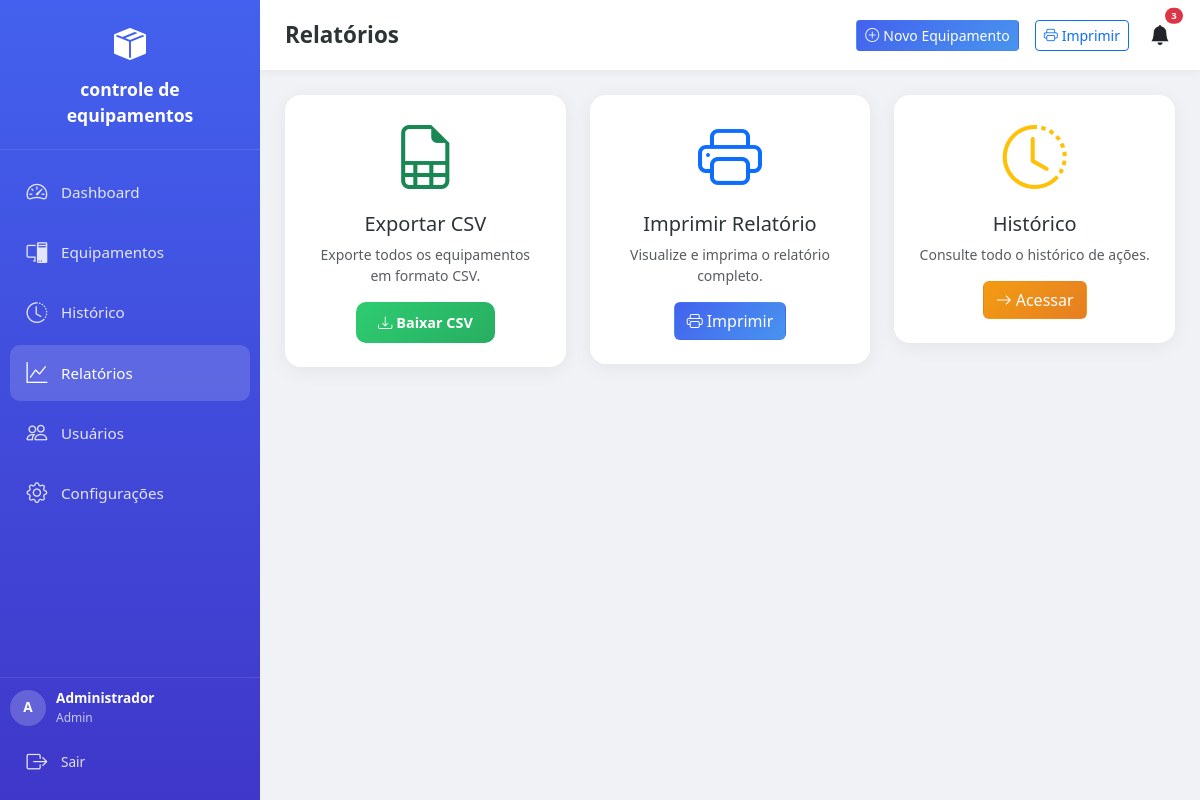
Page /relatorios (signed in) on the committed database.
### app/models/models.py (models this page shows, shortened)
class Configuracao(db.Model):
    __tablename__ = 'configuracoes'
    id = db.Column(db.Integer, primary_key=True)
    nome_empresa = db.Column(db.String(200), default='Controle de Patrimônio')
    logo = db.Column(db.String(200), nullable=True)
    dias_lembrete_manutencao = db.Column(db.String(50), default='30,15,7,1')
    tema = db.Column(db.String(20), default='claro')
    data_atualizacao = db.Column(db.DateTime, default=datetime.now, onupdate=datetime.now)

class Usuario(UserMixin, db.Model):
    __tablename__ = 'usuarios'
    id = db.Column(db.Integer, primary_key=True)
    nome = db.Column(db.String(100), nullable=False)
    username = db.Column(db.String(50), unique=True, nullable=False)
    email = db.Column(db.String(120), unique=True, nullable=False)
    password_hash = db.Column(db.String(256), nullable=False)
    is_admin = db.Column(db.Boolean, default=False)
    ativo = db.Column(db.Boolean, default=True)
    data_criacao = db.Column(db.DateTime, default=datetime.now)
    equipamentos = db.relationship('Equipamento', backref='usuario_cadastro', lazy=True)

### app/routes/main.py (the view)
@bp.route('/relatorios')
@login_required
def relatorios():
    config = Configuracao.query.first()
    return render_template('relatorios.html', config=config)

### app/__init__.py (called while the page is built)
def create_app():
    app = Flask(__name__)
    app.config.from_object(Config)
    db.init_app(app)
    login_manager.init_app(app)
    login_manager.login_view = 'auth.login'
    login_manager.login_message = 'Por favor, faça login para acessar esta página.'
    login_manager.login_message_category = 'warning'
    with app.app_context():
        from app.routes import auth, main, api, admin
        app.register_blueprint(auth.bp)
        app.register_blueprint(main.bp)
        app.register_blueprint(api.bp, url_prefix='/api')
        app.register_blueprint(admin.bp, url_prefix='/admin')
        db.create_all()
        criar_admin_padrao()
        criar_config_padrao()
    @app.context_processor
    def inject_date():
        from datetime import date
        return dict(date=date)
    return app

### app/routes/auth.py (called while the page is built)
@login_manager.user_loader
def load_user(user_id):
    return Usuario.query.get(int(user_id))

### app/templates/relatorios.html (shortened to what this page needs)
{% extends "base.html" %}
{% block page_title %}Relatórios{% endblock %}
{% block content %}
<div class="row g-3 g-lg-4">
    <div class="col-md-4">
        <div class="card-modern p-3 p-md-4 text-center">
            <i class="bi bi-file-earmark-spreadsheet display-3 text-success"></i>
            <h5 class="mt-3">Exportar CSV</h5>
            <p class="text-muted small">Exporte todos os equipamentos em formato CSV.</p>
            <a href="{{ url_for('main.exportar_csv') }}" class="btn btn-success-modern"><i class="bi bi-download me-1"></i>Baixar CSV</a>
        </div>
    </div>
    <div class="col-md-4">
        <div class="card-modern p-3 p-md-4 text-center">
            <i class="bi bi-printer display-3 text-primary"></i>
            <h5 class="mt-3">Imprimir Relatório</h5>
            <p class="text-muted small">Visualize e imprima o relatório completo.</p>
            <a href="{{ url_for('main.impressao') }}" target="_blank" class="btn btn-primary-modern"><i class="bi bi-printer me-1"></i>Imprimir</a>
        </div>
    </div>
    <div class="col-md-4">
        <div class="card-modern p-3 p-md-4 text-center">
            <i class="bi bi-clock-history display-3 text-warning"></i>
            <h5 class="mt-3">Histórico</h5>
            <p class="text-muted small">Consulte todo o histórico de ações.</p>
            <a href="{{ url_for('main.historico') }}" class="btn btn-warning-modern"><i class="bi bi-arrow-right me-1"></i>Acessar</a>
        </div>
    </div>
</div>
{% endblock %}

### app/templates/base.html (shortened to what this page needs)
<!DOCTYPE html>
<html lang="pt-BR" data-theme="{{ config.tema if config else 'claro' }}">
<head>
    <link href="https://cdn.jsdelivr.net/npm/bootstrap@5.3.2/dist/css/bootstrap.min.css" rel="stylesheet">
    <link rel="stylesheet" href="https://cdn.jsdelivr.net/npm/bootstrap-icons@1.11.1/font/bootstrap-icons.css">
    <link rel="stylesheet" href="/static/css/style.css">
</head>
<body>
    {% if current_user.is_authenticated %}
    <nav class="sidebar" id="sidebar">
        <div class="sidebar-header">
            <div class="logo-icon"><i class="bi bi-box-seam-fill"></i></div>
            <div class="logo-text">{{ config.nome_empresa if config else 'Patrimônio' }}</div>
        </div>
        <div class="sidebar-nav">
            <div class="nav-item">
                <a href="{{ url_for('main.dashboard') }}" class="nav-link {% if request.endpoint == 'main.dashboard' %}active{% endif %}">
                    <i class="bi bi-speedometer2"></i>
                    <span class="nav-text">Dashboard</span>
                </a>
            </div>
            <div class="nav-item">
                <a href="{{ url_for('main.equipamentos') }}" class="nav-link {% if request.endpoint.startswith('main.equipamento') %}active{% endif %}">
                    <i class="bi bi-pc-display"></i>
                    <span class="nav-text">Equipamentos</span>
                </a>
            </div>
            {% if current_user.is_admin %}
            <div class="nav-item">
                <a href="{{ url_for('main.historico') }}" class="nav-link {% if request.endpoint == 'main.historico' %}active{% endif %}">
                    <i class="bi bi-clock-history"></i>
                    <span class="nav-text">Histórico</span>
                </a>
            </div>
            {% endif %}
            <div class="nav-item">
                <a href="{{ url_for('main.relatorios') }}" class="nav-link {% if request.endpoint == 'main.relatorios' %}active{% endif %}">
                    <i class="bi bi-graph-up"></i>
                    <span class="nav-text">Relatórios</span>
                </a>
            </div>
            {% if current_user.is_admin %}
            <div class="nav-item">
                <a href="{{ url_for('admin.usuarios') }}" class="nav-link {% if request.endpoint.startswith('admin.') %}active{% endif %}">
                    <i class="bi bi-people"></i>
                    <span class="nav-text">Usuários</span>
                </a>
            </div>
            <div class="nav-item">
                <a href="{{ url_for('admin.configuracoes') }}" class="nav-link {% if request.endpoint == 'admin.configuracoes' %}active{% endif %}">
                    <i class="bi bi-gear"></i>
                    <span class="nav-text">Configurações</span>
                </a>
            </div>
            {% endif %}
        </div>
        <div class="sidebar-footer">
            <div class="user-info">
                <div class="user-avatar">{{ current_user.nome[0] }}</div>
                <div>
                    <div style="font-weight:600;">{{ current_user.nome }}</div>
                    <div style="opacity:0.7; font-size:0.75rem;">{{ 'Admin' if current_user.is_admin else 'Usuário' }}</div>
                </div>
            </div>
            <a href="{{ url_for('auth.logout') }}" class="nav-link mt-2" style="font-size:0.85rem;">
                <i class="bi bi-box-arrow-right"></i>
                <span class="nav-text">Sair</span>
            </a>
        </div>
    </nav>
    {% endif %}
    <div class="main-content">
        {% if current_user.is_authenticated %}
        <div class="topbar no-print">
            <h1 class="page-title">{% block page_title %}Dashboard{% endblock %}</h1>
            <div class="d-flex align-items-center gap-2 gap-md-3">
                <a href="{{ url_for('main.equipamento_novo') }}" class="btn btn-sm btn-primary-modern no-print d-none d-md-inline-flex">
                    <i class="bi bi-plus-circle me-1"></i> Novo Equipamento
                </a>
                <a href="{{ url_for('main.impressao') }}" target="_blank" class="btn btn-sm btn-outline-primary no-print d-none d-md-inline-flex">
                    <i class="bi bi-printer me-1"></i> Imprimir
                </a>
                <div class="dropdown no-print">
                    <button class="btn btn-link text-dark position-relative p-1" data-bs-toggle="dropdown">
                        <i class="bi bi-bell-fill fs-5"></i>
                        <span class="position-absolute top-0 start-100 translate-middle badge rounded-pill bg-danger" id="notifCount" style="font-size:0.6rem; display:none;">0</span>
                    </button>
                </div>
            </div>
        </div>
        {% endif %}
        <div class="content-area">
            {% block content %}{% endblock %}
        </div>
    </div>
</body>
</html>

### app/static/css/style.css (style rules this page uses)
.btn-success-modern { background: linear-gradient(135deg, #2ecc71, #27ae60); color: white; border: none; border-radius: 10px; padding: 10px 22px; font-weight: 600; font-size: 0.9rem; transition: all 0.2s; }
.card-modern { animation: slideUp 0.4s ease forwards; }

### app/templates/base.html (style rules this page uses)
:root { --primary: #4361ee; --primary-light: #4895ef; --secondary: #3f37c9; --success: #4cc9f0; --danger: #f72585; --warning: #f9c74f; --info: #90e0ef; --light: #f8f9fa; --dark: #212529; --bg-body: #f0f2f5; --bg-card: #ffffff; --text-main: #2d3436; --text-muted: #636e72; --border-color: #dfe6e9; --sidebar-width: 260px; --sidebar-collapsed: 70px; }
* { box-sizing: border-box; }
body { font-family: 'Segoe UI', system-ui, -apple-system, sans-serif; background: var(--bg-body); color: var(--text-main); min-height: 100vh; overflow-x: hidden; -webkit-text-size-adjust: 100%; }
.sidebar { position: fixed; top: 0; left: 0; width: var(--sidebar-width); height: 100vh; background: linear-gradient(180deg, var(--primary) 0%, var(--secondary) 100%); color: white; z-index: 1000; transition: all 0.3s ease; display: flex; flex-direction: column; overflow-y: auto; -webkit-overflow-scrolling: touch; }
.sidebar-header { padding: 20px; text-align: center; border-bottom: 1px solid rgba(255,255,255,0.1); }
.logo-icon { font-size: 2rem; color: white; }
.logo-text { font-size: 1.1rem; font-weight: 700; margin-top: 8px; }
.sidebar-nav { flex: 1; padding: 15px 10px; }
.nav-item { margin-bottom: 5px; }
.nav-link { display: flex; align-items: center; padding: 12px 15px; color: rgba(255,255,255,0.85); text-decoration: none; border-radius: 10px; transition: all 0.2s; font-size: 0.95rem; }
.nav-link:hover, .nav-link.active { background: rgba(255,255,255,0.15); color: white; }
.nav-link i { font-size: 1.3rem; margin-right: 12px; min-width: 24px; text-align: center; }
.sidebar-footer { padding: 10px; border-top: 1px solid rgba(255,255,255,0.1); }
.user-info { display: flex; align-items: center; gap: 10px; font-size: 0.85rem; }
.user-avatar { width: 36px; height: 36px; border-radius: 50%; background: rgba(255,255,255,0.2); display: flex; align-items: center; justify-content: center; font-weight: bold; flex-shrink: 0; }
.main-content { margin-left: var(--sidebar-width); min-height: 100vh; transition: margin-left 0.3s ease; padding-bottom: 80px; }
.topbar { background: var(--bg-card); padding: 15px 25px; display: flex; align-items: center; justify-content: space-between; box-shadow: 0 2px 10px rgba(0,0,0,0.05); position: sticky; top: 0; z-index: 100; gap: 10px; }
.page-title { font-size: 1.4rem; font-weight: 700; color: var(--text-main); margin: 0; white-space: nowrap; overflow: hidden; text-overflow: ellipsis; }
.content-area { padding: 25px; }
.card-modern { background: var(--bg-card); border: none; border-radius: 16px; box-shadow: 0 4px 20px rgba(0,0,0,0.06); transition: transform 0.2s, box-shadow 0.2s; }
.btn-primary-modern { background: linear-gradient(135deg, var(--primary), var(--primary-light)); color: white; }
.btn-success-modern { background: linear-gradient(135deg, #2ecc71, #27ae60); color: white; }
.btn-warning-modern { background: linear-gradient(135deg, #f39c12, #e67e22); color: white; }

### rows in the picture
Configuracao: nome_empresa "controle de equipamentos"
Usuario: nome "A", nome "Administrador", is_admin "Admin"
